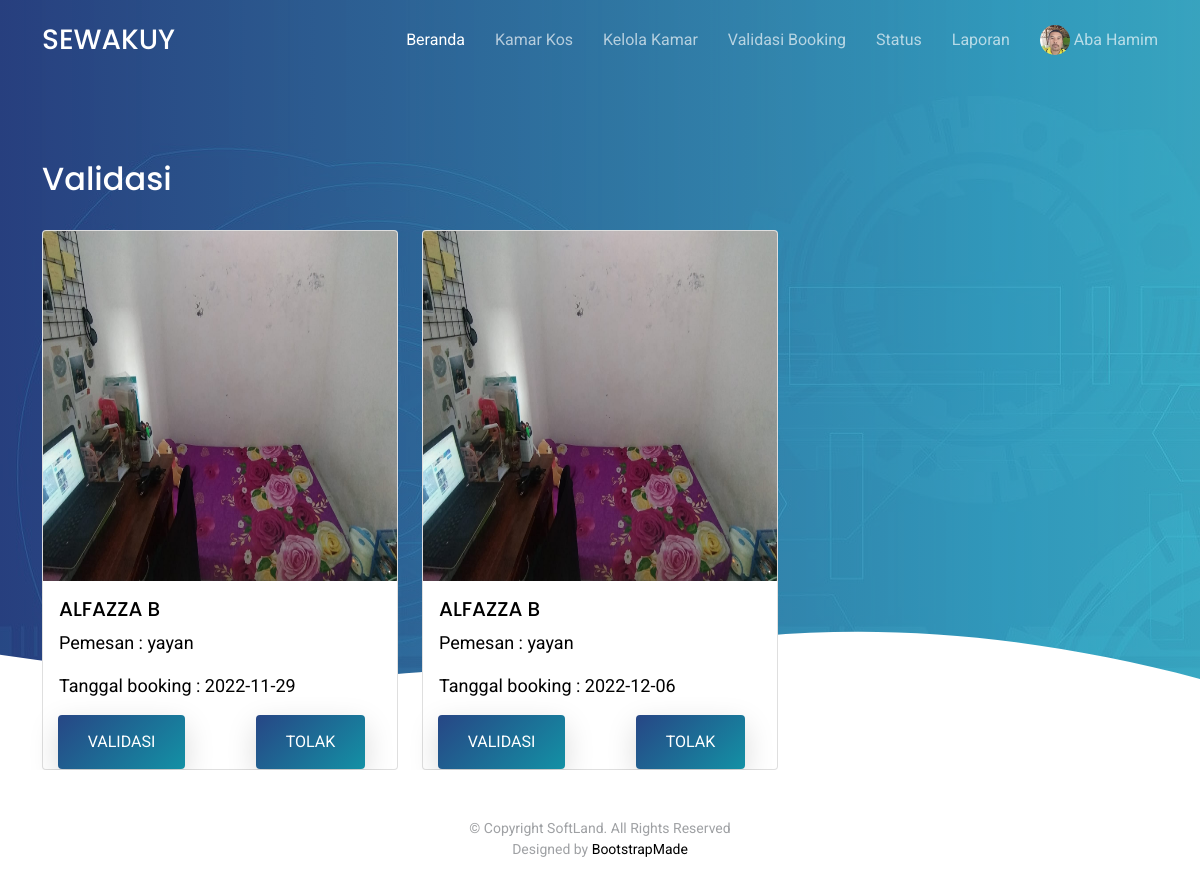
/pemilik/validasi.php (signed in), run on the app's committed database.
### tables this page shows
CREATE TABLE `user` (
  `username` varchar(100) NOT NULL,
  `password` varchar(100) NOT NULL,
  `nama` varchar(100) NOT NULL,
  `jk` enum('pria','wanita') NOT NULL,
  `alamat_kos` varchar(250) NOT NULL DEFAULT '-',
  `email` varchar(100) NOT NULL,
  `nomor_hp` varchar(20) NOT NULL,
  `foto_profil` varchar(100) NOT NULL,
  `berkas` varchar(100) NOT NULL DEFAULT '-',
  `level` enum('pemilik','penghuni','admin') NOT NULL,
  `verif` enum('sudah','belum') NOT NULL
);

CREATE TABLE `booking` (
  `id_booking` int(11) NOT NULL,
  `id_kamar` int(11) NOT NULL,
  `username` varchar(100) NOT NULL,
  `tanggal_booking` date NOT NULL,
  `harga` int(100) NOT NULL,
  `validasi` enum('sudah','belum') NOT NULL,
  `bayar` enum('lunas','belum') NOT NULL,
  `aktif` enum('true','false') NOT NULL
);

CREATE TABLE `kamar` (
  `id_kamar` int(11) NOT NULL,
  `username` varchar(100) NOT NULL,
  `nama_kamar` varchar(100) NOT NULL,
  `harga` decimal(20,0) NOT NULL,
  `jarak_utm` int(11) NOT NULL,
  `alamat` varchar(100) NOT NULL,
  `aturan` varchar(1000) NOT NULL,
  `gambar_kamar` varchar(100) NOT NULL,
  `kategori` enum('putra','putri') NOT NULL,
  `status` enum('tersedia','tidak tersedia') NOT NULL,
  `link` varchar(100) NOT NULL
);

### pemilik/validasi.php (the view, shortened to what this page needs)
<?php include "header.php";
        $username = $_SESSION['username'];
        $sql = "SELECT k.*, b.*, b.username AS penghuni FROM kamar k inner join booking b on k.id_kamar=b.id_kamar WHERE validasi='belum' AND k.username='$username'";
        $data = mysqli_query($koneksi,$sql);
        if ($data->num_rows == 0) {
          ?>
          <section class="hero-section" id="hero" style='height: 500px; padding-top: 90px'>
          <div class="wave">
          <svg width="100%" height="355px" viewBox="0 0 1920 355" version="1.1" xmlns="http://www.w3.org/2000/svg" xmlns:xlink="http://www.w3.org/1999/xlink">
              <g id="Page-1" stroke="none" stroke-width="1" fill="none" fill-rule="evenodd">
              <g id="Apple-TV" transform="translate(0.000000, -402.000000)" fill="#FFFFFF">
                  <path d="M0,439.134243 C175.04074,464.89273 327.944386,477.771974 458.710937,477.771974 C654.860765,477.771974 870.645295,442.632362 1205.9828,410.192501 C1429.54114,388.565926 1667.54687,411.092417 1920,477.771974 L1920,757 L1017.15166,757 L0,757 L0,439.134243 Z" id="Path"></path>
              </g>
              </g>
          </svg>
          </div>
          <div class="container">
          <div class="row align-items-center">
              <div class="col-12 hero-text-image">
              <div class="row">
                  <div class="col-lg-8 text-center text-lg-start">
                  <h1 data-aos="fade-right">Belum ada penyewa</h1>
                  </div>
              </div>
              </div>
          </div>
          </div>
          </section>
          <?php
          include "footer.php"; die;
        } else { ?>
        <section class="hero-section" id="hero" style='padding-top: 90px'>
          <div class="wave">
          </div>
            <div class="container" style="margin-top: 70px;">
              <div class="row justify-content-right">
                <div class="col-md-5" data-aos="fade-up">
                  <h2 class="text-white">Validasi</h2>
                </div>
              </div>
              <br>
              <div class="row row-cols-1 row-cols-md-3 g-4">
        <?php
        while ($tampil = mysqli_fetch_array($data)){
          ?>
          <div class="col">
            <div class="card h-100">
              <img src="../kamar/<?= $tampil['gambar_kamar'] ?>" class="card-img-top" alt="<?= $tampil['gambar_kamar'] ?>">
              <div class="card-body">
                <h5 class="card-title"><?= strtoupper($tampil['nama_kamar']) ?></h5>
                <p class="card-text" style="color: black;">Pemesan : <?= $tampil['penghuni'] ?> </p>
                <p class="card-text" style="color: black;">Tanggal booking : <?= $tampil['tanggal_booking'] ?> </p>
              </div>
              <div class="row" style="text-align: -webkit-center;">
                <div class="col-6">
                <a class="btn btn-primary me-md-2" href="valid.php?aksi=valid&id=<?= $tampil['id_booking'] ?>">VALIDASI</a>
                </div>
                <div class="col-6">
                <a class="btn btn-primary me-md-2" href="valid.php?aksi=tolak&id=<?= $tampil['id_booking'] ?>">TOLAK</a>
                </div>
            </div>
          </div>
                </div>
        <?php } ?>
        </div>
      </section>
<?php include "footer.php"; } ?>

### pemilik/header.php (shortened to what this page needs)
<!DOCTYPE html>
<html lang="en">
<?php
require "../config.php";
$sql = mysqli_query($koneksi, "SELECT * FROM user WHERE username = '".$_SESSION['username']."'");
$tampil = mysqli_fetch_array($sql);
?>
<head>
  <link href="../assets/vendor/aos/aos.css" rel="stylesheet">
  <link href="../assets/vendor/bootstrap/css/bootstrap.min.css" rel="stylesheet">
  <link href="../assets/vendor/bootstrap-icons/bootstrap-icons.css" rel="stylesheet">
  <link href="../assets/vendor/boxicons/css/boxicons.min.css" rel="stylesheet">
  <link href="../assets/vendor/swiper/swiper-bundle.min.css" rel="stylesheet">
  <link href="../assets/css/style.css" rel="stylesheet">
  <link rel="stylesheet" href="https://cdnjs.cloudflare.com/ajax/libs/rateYo/2.3.2/jquery.rateyo.min.css">
</head>
<body>
  <header id="header" class="fixed-top d-flex align-items-center">
    <div class="container d-flex justify-content-between align-items-center">
      <div class="logo">
        <h1><a href="home.php">SEWAKUY</a></h1>
      </div>
      <nav id="navbar" class="navbar">
        <ul>
          <li><a class="active " href="home.php">Beranda</a></li>
          <li><a href="kos.php">Kamar Kos</a></li>
          <li><a href="kelola.php">Kelola Kamar</a></li>
          <li><a href="validasi.php">Validasi Booking</a></li>
          <li><a href="status.php">Status</a></li>
          <li><a href="laporan.php">Laporan</a></li>
          <li class="dropdown"><a href="profil.php"><img style="width: 30px; height:30px; border-radius: 100%;" src="../profil/<?php echo $tampil['foto_profil']; ?>">&nbsp;<?php echo $tampil['nama']; ?></a>
          </li>
        </ul>
      </nav>
    </div>
  </header>

### assets/css/style.css (style rules this page uses)
html { overflow-x: hidden; }
body { font-family: "Roboto", sans-serif; color: #9fa1a4; line-height: 1.5; }
a { color: #777; text-decoration: none; transition: 0.3s all ease; }
h1, h2, h3, h4, h5, h6, .font-heading { font-family: "Poppins", sans-serif; color: #000; }
.container { z-index: 2; position: relative; }
section { overflow: hidden; }
.btn { border: none; padding: 15px 30px !important; }
.btn.btn-primary { background: #2d71a1; background: linear-gradient(-45deg, #1391a5, #274685); color: #fff; box-shadow: 0 10px 30px 0 rgba(0, 0, 0, 0.15); }
.card-img-top { height: 350px; }
#header { height: 80px; transition: all 0.5s; z-index: 997; transition: all 0.5s; }
#header .logo h1 { font-size: 28px; margin: 0; padding: 4px 0; line-height: 1; font-weight: 500; }
#header .logo h1 a, #header .logo h1 a:hover { color: #fff; text-decoration: none; }
.navbar { padding: 0; }
.navbar ul { margin: 0; padding: 0; display: flex; list-style: none; align-items: center; }
.navbar li { position: relative; }
.navbar a, .navbar a:focus { display: flex; align-items: center; justify-content: space-between; padding: 10px 0 10px 30px; font-size: 16px; font-weight: 400; color: rgba(255, 255, 255, 0.65); white-space: nowrap; transition: 0.3s; }
.navbar a:hover, .navbar .active, .navbar .active:focus, .navbar li:hover > a { color: #fff; }
.hero-section { background: linear-gradient(to right, rgba(39, 70, 133, 0.8) 0%, rgba(61, 179, 197, 0.8) 100%), url(../img/hero-bg.jpg); position: relative; }
.hero-section .wave { width: 100%; overflow: hidden; position: absolute; z-index: 1; bottom: -150px; }
.hero-section p { font-size: 18px; color: #fff; }

### data on the page
user: foto_profil (picture), nama "Aba Hamim"
booking: id_kamar.gambar_kamar (picture), id_kamar.nama_kamar "ALFAZZA B", username "yayan", tanggal_booking "2022-11-29"
booking: id_kamar.gambar_kamar (picture), id_kamar.nama_kamar "ALFAZZA B", username "yayan", tanggal_booking "2022-12-06"
